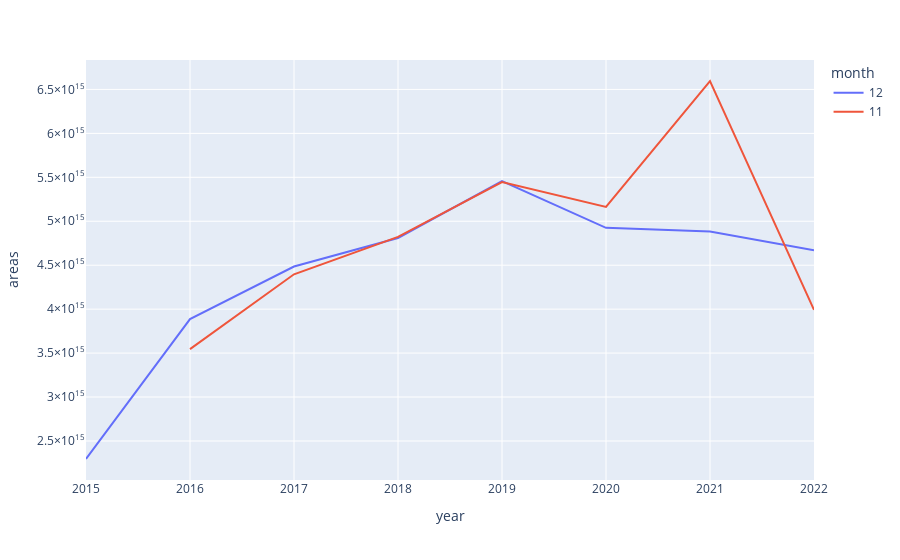

The notebook cell this image was saved under:
### Code cell
df_filtered = df[df.month.isin([11, 12])]
fig = px.line(df_filtered, x = 'year', y = 'areas', color = 'month')
fig.write_image(f"results/{band}/monthly_dec.eps")
fig

### Figure 1 — Plotly figure (JSON) as saved in the notebook; plotly's stock layout.template omitted (floating-point values rounded to 4 significant figures)
{"data": [{"hovertemplate": "month=12<br>year=%{x}<br>areas=%{y}<extra></extra>", "legendgroup": "12", "line": {"color": "#636efa", "dash": "solid"}, "marker": {"symbol": "circle"}, "mode": "lines", "name": "12", "orientation": "v", "showlegend": true, "type": "scatter", "x": [2015, 2016, 2017, 2018, 2019, 2020, 2021, 2022], "xaxis": "x", "y": [2294983212832330, 3886353302920172, 4485000000000000.0, 4809556436179540, 5457731481193175, 4925291175237327, 4884599273137849, 4670237670024479], "yaxis": "y"}, {"hovertemplate": "month=11<br>year=%{x}<br>areas=%{y}<extra></extra>", "legendgroup": "11", "line": {"color": "#EF553B", "dash": "solid"}, "marker": {"symbol": "circle"}, "mode": "lines", "name": "11", "orientation": "v", "showlegend": true, "type": "scatter", "x": [2016, 2017, 2018, 2019, 2020, 2021, 2022], "xaxis": "x", "y": [3546000000000000.0, 4396828031248696, 4822308539236371, 5445849639151698, 5162393219053278, 6595940942366553, 3991959018886724], "yaxis": "y"}], "layout": {"legend": {"title": {"text": "month"}, "tracegroupgap": 0}, "margin": {"t": 60}, "xaxis": {"anchor": "y", "domain": [0, 1], "title": {"text": "year"}}, "yaxis": {"anchor": "x", "domain": [0, 1], "title": {"text": "areas"}}}}
